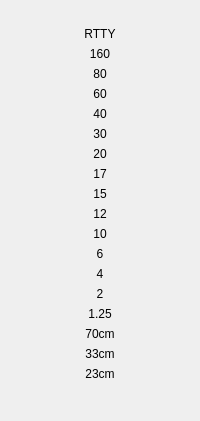
         <widget class="QFrame" name="Band_Mode_Frame_RTTY">
          <property name="minimumSize">
           <size>
            <width>40</width>
            <height>0</height>
           </size>
          </property>
          <property name="frameShape">
           <enum>QFrame::Shape::NoFrame</enum>
          </property>
          <property name="frameShadow">
           <enum>QFrame::Shadow::Raised</enum>
          </property>
          <layout class="QVBoxLayout" name="verticalLayout_3">
           <property name="leftMargin">
            <number>0</number>
           </property>
           <property name="topMargin">
            <number>27</number>
           </property>
           <property name="rightMargin">
            <number>0</number>
           </property>
           <property name="bottomMargin">
            <number>0</number>
           </property>
           <item>
            <widget class="QLabel" name="mode_rtty">
             <property name="text">
              <string>RTTY</string>
             </property>
             <property name="alignment">
              <set>Qt::AlignCenter</set>
             </property>
            </widget>
           </item>
           <item>
            <widget class="QLabel" name="rtty_band_160">
             <property name="text">
              <string>160</string>
             </property>
             <property name="alignment">
              <set>Qt::AlignCenter</set>
             </property>
            </widget>
           </item>
           <item>
            <widget class="QLabel" name="rtty_band_80">
             <property name="text">
              <string>80</string>
             </property>
             <property name="alignment">
              <set>Qt::AlignCenter</set>
             </property>
            </widget>
           </item>
           <item>
            <widget class="QLabel" name="rtty_band_60">
             <property name="text">
              <string>60</string>
             </property>
             <property name="alignment">
              <set>Qt::AlignCenter</set>
             </property>
            </widget>
           </item>
           <item>
            <widget class="QLabel" name="rtty_band_40">
             <property name="text">
              <string>40</string>
             </property>
             <property name="alignment">
              <set>Qt::AlignCenter</set>
             </property>
            </widget>
           </item>
           <item>
            <widget class="QLabel" name="rtty_band_30">
             <property name="text">
              <string>30</string>
             </property>
             <property name="alignment">
              <set>Qt::AlignCenter</set>
             </property>
            </widget>
           </item>
           <item>
            <widget class="QLabel" name="rtty_band_20">
             <property name="text">
              <string>20</string>
             </property>
             <property name="alignment">
              <set>Qt::AlignCenter</set>
             </property>
            </widget>
           </item>
           <item>
            <widget class="QLabel" name="rtty_band_17">
             <property name="text">
              <string>17</string>
             </property>
             <property name="alignment">
              <set>Qt::AlignCenter</set>
             </property>
            </widget>
           </item>
           <item>
            <widget class="QLabel" name="rtty_band_15">
             <property name="text">
              <string>15</string>
             </property>
             <property name="alignment">
              <set>Qt::AlignCenter</set>
             </property>
            </widget>
           </item>
           <item>
            <widget class="QLabel" name="rtty_band_12">
             <property name="text">
              <string>12</string>
             </property>
             <property name="alignment">
              <set>Qt::AlignCenter</set>
             </property>
            </widget>
           </item>
           <item>
            <widget class="QLabel" name="rtty_band_10">
             <property name="text">
              <string>10</string>
             </property>
             <property name="alignment">
              <set>Qt::AlignCenter</set>
             </property>
            </widget>
           </item>
           <item>
            <widget class="QLabel" name="rtty_band_6">
             <property name="text">
              <string>6</string>
             </property>
             <property name="alignment">
              <set>Qt::AlignCenter</set>
             </property>
            </widget>
           </item>
           <item>
            <widget class="QLabel" name="rtty_band_4">
             <property name="text">
              <string>4</string>
             </property>
             <property name="alignment">
              <set>Qt::AlignCenter</set>
             </property>
            </widget>
           </item>
           <item>
            <widget class="QLabel" name="rtty_band_2">
             <property name="text">
              <string>2</string>
             </property>
             <property name="alignment">
              <set>Qt::AlignCenter</set>
             </property>
            </widget>
           </item>
           <item>
            <widget class="QLabel" name="rtty_band_125">
             <property name="text">
              <string>1.25</string>
             </property>
             <property name="alignment">
              <set>Qt::AlignCenter</set>
             </property>
            </widget>
           </item>
           <item>
            <widget class="QLabel" name="rtty_band_70cm">
             <property name="text">
              <string>70cm</string>
             </property>
             <property name="alignment">
              <set>Qt::AlignCenter</set>
             </property>
            </widget>
           </item>
           <item>
            <widget class="QLabel" name="rtty_band_33cm">
             <property name="text">
              <string>33cm</string>
             </property>
             <property name="alignment">
              <set>Qt::AlignCenter</set>
             </property>
            </widget>
           </item>
           <item>
            <widget class="QLabel" name="rtty_band_23cm">
             <property name="enabled">
              <bool>true</bool>
             </property>
             <property name="text">
              <string>23cm</string>
             </property>
             <property name="alignment">
              <set>Qt::AlignCenter</set>
             </property>
            </widget>
           </item>
           <item>
            <spacer name="verticalSpacer_3">
             <property name="orientation">
              <enum>Qt::Vertical</enum>
             </property>
             <property name="sizeHint" stdset="0">
              <size>
               <width>20</width>
               <height>40</height>
              </size>
             </property>
            </spacer>
           </item>
          </layout>
         </widget>
